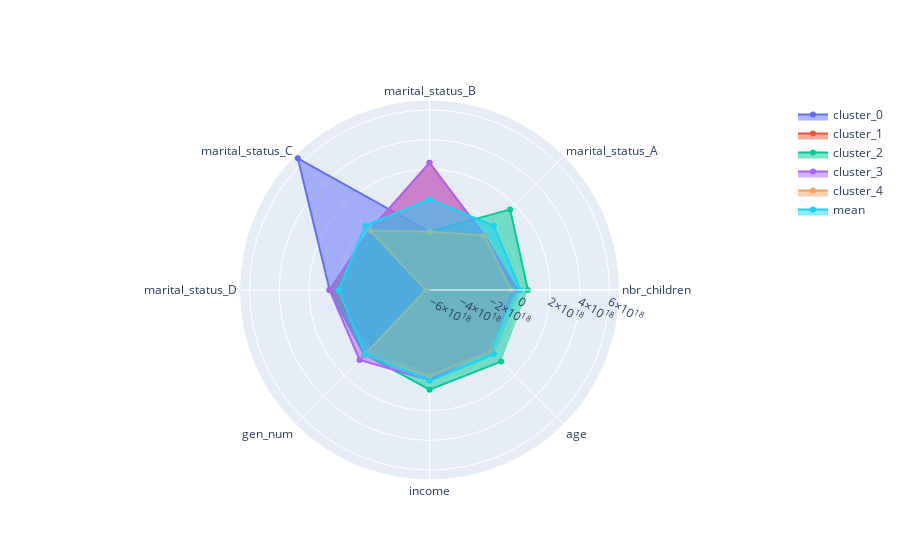

The cell this chart's notebook holds for it:
### Code cell
plot_radar_chart(result)

### Figure 1 — Plotly figure (JSON) as saved in the notebook; plotly's stock layout.template omitted (floating-point values rounded to 4 significant figures)
{"data": [{"fill": "toself", "name": "cluster_0", "r": [-451502585650454300, -913219876547611800, -2196097491596775000, 6419014398670981000, 606033793081976400, 80033404617571540, -1016838753601614800, -219444131565545280], "theta": ["nbr_children", "marital_status_A", "marital_status_B", "marital_status_C", "marital_status_D", "gen_num", "income", "age"], "type": "scatterpolar"}, {"fill": "toself", "name": "cluster_1", "r": [-214295863667242660, -913219876547615400, 2451168305068360000, -440790688320755300, 606033793081977000, -684480064043883600, -521814863207649900, -482703390172251200], "theta": ["nbr_children", "marital_status_A", "marital_status_B", "marital_status_C", "marital_status_D", "gen_num", "income", "age"], "type": "scatterpolar"}, {"fill": "toself", "name": "cluster_2", "r": [504860370605613400, 1558429571934512000, -2196097491596775700, -440790688320755650, 606033793081978100, 20201915765805470, 590575377265081000, 699545023614498200], "theta": ["nbr_children", "marital_status_A", "marital_status_B", "marital_status_C", "marital_status_D", "gen_num", "income", "age"], "type": "scatterpolar"}, {"fill": "toself", "name": "cluster_3", "r": [-208850299557645470, -913219876547615700, 2451168305068361000, -440790688320755460, 606033793081977300, 538741485814446900, -44434020424552060, -446873217466080800], "theta": ["nbr_children", "marital_status_A", "marital_status_B", "marital_status_C", "marital_status_D", "gen_num", "income", "age"], "type": "scatterpolar"}, {"fill": "toself", "name": "cluster_4", "r": [-615030141687206100, -913219876547611600, -2196097491596775000, -440790688320754200, -5861212541664244000, 14503678732303844, -288783950371283700, -270267344473107360], "theta": ["nbr_children", "marital_status_A", "marital_status_B", "marital_status_C", "marital_status_D", "gen_num", "income", "age"], "type": "scatterpolar"}, {"fill": "toself", "name": "mean", "r": [100, 100, 100, 100, 100, 100, 100, 100], "theta": ["nbr_children", "marital_status_A", "marital_status_B", "marital_status_C", "marital_status_D", "gen_num", "income", "age"], "type": "scatterpolar"}], "layout": {"autosize": true, "polar": {"angularaxis": {"type": "category"}, "radialaxis": {"autorange": true, "range": [-6419404675315845000, 6977206532322583000], "type": "linear", "visible": true}}, "showlegend": true}}
